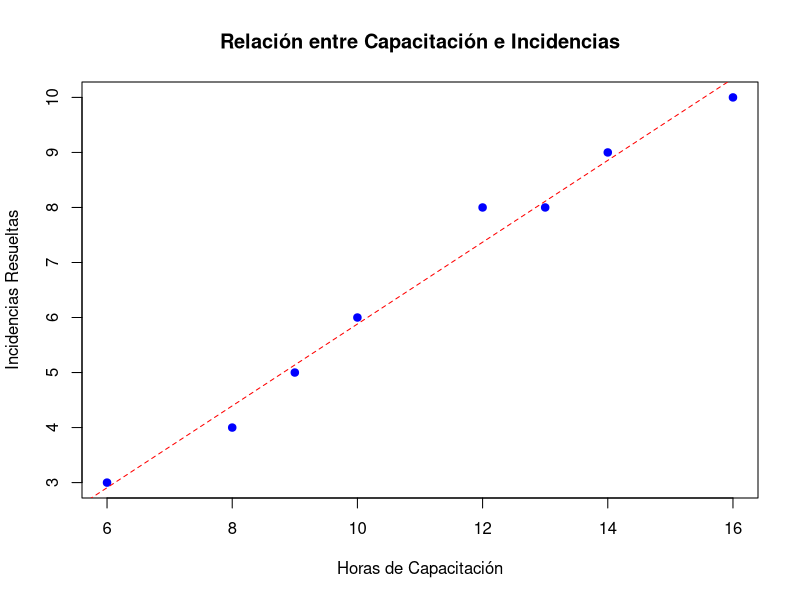

Source code (R):

# DEFINICIÓN DE LOS DATOS

horas <- c(10, 12, 8, 14, 6, 16, 9, 13)
incidencias <- c(6, 8, 4, 9, 3, 10, 5, 8)


# 1. DIAGRAMA DE DISPERSIÓN 
# Generamos el gráfico de dispersión para visualizar la relación

plot(horas, incidencias,
     main = "Relación entre Capacitación e Incidencias",
     xlab = "Horas de Capacitación",
     ylab = "Incidencias Resueltas",
     pch = 19,     # Tipo de punto (círculo sólido)
     col = "blue") # Color de los puntos


# 2. COEFICIENTE DE CORRELACIÓN DE PEARSON

# Calculamos el coeficiente 'r' para medir la fuerza y dirección

coef_correlacion <- cor(horas, incidencias)

# Imprimimos el resultado

print(paste("Coeficiente de Correlación (r):", round(coef_correlacion, 4)))


# 3. RECTA DE REGRESIÓN LINEAL
# Calculamos el modelo lineal (incidencias en función de horas)
# La fórmula 'incidencias ~ horas' significa Y ~ X

modelo <- lm(incidencias ~ horas)

# Mostramos un resumen completo del modelo
# Obtención los coeficientes y el valor R^2
print("--- Resumen del Modelo de Regresión ---")
summary(modelo)

# Añadir la recta de regresión al gráfico anterior
abline(modelo, col = "red", lty = 2) # lty = 2 es línea punteada


# 4. PREDICCIÓN PARA 11 HORAS
# Creamos un data.frame con el nuevo valor que queremos predecir
# Debe tener el mismo nombre de variable que el modelo ("horas")

nuevas_horas <- data.frame(horas = 11)

# Usamos la función predict() sobre nuestro modelo
prediccion <- predict(modelo, newdata = nuevas_horas)

# Imprimimos la predicción
print(paste("Predicción para 11 horas:", round(prediccion, 2), "incidencias"))


# 5. EVALUACIÓN DEL MODELO (COEFICIENTE R²)
# El valor R² ya se mostró en el 'summary(modelo)' del paso 3. Lo guardamos en una variable.

r_cuadrado <- summary(modelo)$r.squared

print(paste("Coeficiente de Determinación (R²):", round(r_cuadrado, 4)))